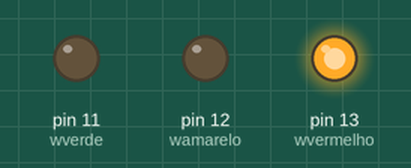
The sketch below on a simulated Arduino Uno, built with avr-gcc and run on an emulated ATmega328P. Parts: output pins drawn as LEDs (lit = HIGH).

Above: at 0.02 s.
At 1.47 s:
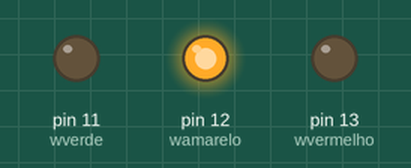
At 2.92 s:
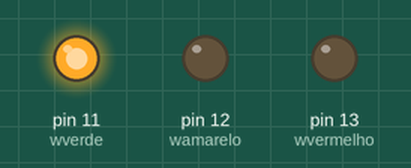
Timing chart, 0 to 3.2 s (numbered marks = the images above):
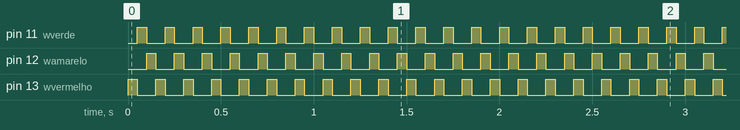

The sketch:

semaforo.ino
```cpp
/*
  semaforo  aula 1 - Professor Claudio / Mariano Politec

 Objedivo: conhecimento de saidas digtais no arduino UNO.

 Material:

 3 resistores de 220ohm
 3 leds (vermelho, amarelo e verde)
 1 arduino uno

 */
/* declaração dos bjetos, que aqui sao so as variaveis */

int wvermelho = 13; // saidas do arduino
int wamarelo = 12;
int wverde = 11;

void setup()
{
  pinMode(wvermelho, OUTPUT); // led vermelho //output saidas digitais //entrada seria input
  pinMode(wamarelo, OUTPUT); //led amarelo
  pinMode(wverde, OUTPUT); //led verde
}

void loop()
{
  digitalWrite(wvermelho, HIGH); //nivel logico alto ou baixo (HIG / LOW)
  delay(50); // aguardando 1000 millisecond(s)
  digitalWrite(wvermelho, LOW);

  digitalWrite(wverde, HIGH);
  delay(50); // aguardando 1000 millisecond(s)
  digitalWrite(wverde, LOW);

  digitalWrite(wamarelo, HIGH);
  delay(50); //aguardando 1000 millisecond(s) (1 segundo)
  digitalWrite(wamarelo, LOW);
}
```

Measured:
- by itself, pin 11 (wverde), pin 12 (wamarelo), pin 13 (wvermelho): alternates HIGH for 0.05 s and LOW for 0.10 s
